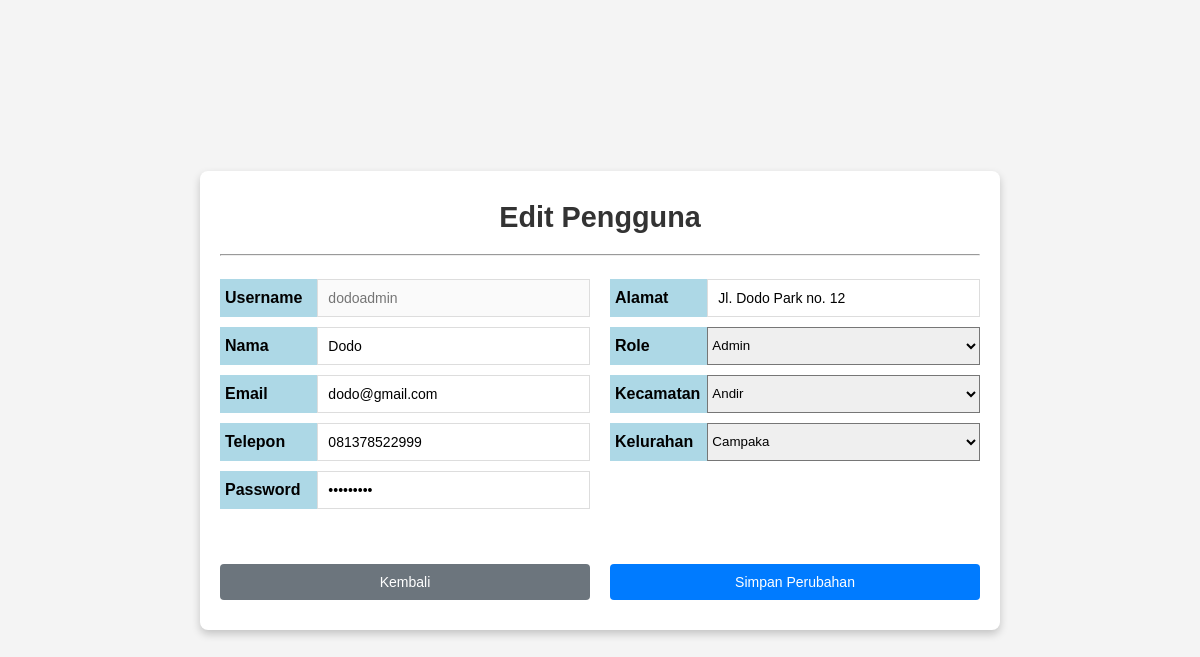
Page /edit_pengguna?id=1 (signed in) on the committed database.
### tables this page shows
CREATE TABLE Pengguna (id INTEGER PRIMARY KEY NOT NULL, nama TEXT, email TEXT, username TEXT UNIQUE, password TEXT, role TEXT NOT NULL, telepon TEXT, alamat TEXT, id_kelurahan INTEGER REFERENCES Kelurahan (id));

### main.py (the view, shortened to what this page needs)
@app.route('/edit_pengguna', methods=['GET', 'POST'])
def edit_pengguna():
    id_user = request.args.get('id')
    if(request.method == 'GET'):
        print(id)
        conn = get_db_connection()
        cursor = conn.cursor()
        cursor.execute("SELECT * FROM Pengguna WHERE id=?",(id_user,))
        data_pengguna = cursor.fetchone()
        cursor.execute("SELECT * FROM Kecamatan")
        kecamatan_data = cursor.fetchall()
        data_kelurahan = []
        cursor.execute("select kecamatan.id as id_camat, kelurahan.id as id_lurah from kecamatan join kelurahan on kecamatan.id = kelurahan.id_kecamatan where id_lurah = ?" , (data_pengguna[8],))
        kecamatan_ids = cursor.fetchone()
        conn.close()
        if kecamatan_ids:
            conn = get_db_connection()
            cursor = conn.cursor()
            cursor.execute("SELECT * FROM Kelurahan WHERE id_kecamatan=?", (kecamatan_ids[0],))
            data_kelurahan = cursor.fetchall()
        print(data_pengguna[0])
        return render_template('admin/edit-pengguna.html', data = data_pengguna, kecamatan=kecamatan_data, kelurahan=data_kelurahan, kecamatan_id=kecamatan_ids)

### main.py (called while the page is built)
def get_db_connection():
    conn = sqlite3.connect('database/database.db')
    conn.row_factory = sqlite3.Row
    return conn

@app.before_request
def require_login():
    allowed_routes = ['login', 'register', 'static']
    if 'nama' not in session and request.endpoint not in allowed_routes:
        return redirect(url_for('login'))

### templates/admin/edit-pengguna.html (shortened to what this page needs)
<!DOCTYPE html>
<html lang="en">
  <head>
      <link rel="stylesheet" href="{{ url_for('static', filename='css/admin/style-edit-pengguna.css') }}">
  </head>
  <body>
      <div class="container">
          <h1>Edit Pengguna</h1>
          <hr><br>
          <form id="penggunaForm" method="post">
            <div class="data" id="kiri">
              <label for="username">Username</label>
              <input disabled type="text" id="username" name="username" placeholder="{{ data.username }}"
                     required>
              <label for="nama">Nama</label>
              <input type="text" id="nama" name="nama" placeholder="Masukkan nama"
                    value="{{ data.nama }}" required>
              <label for="email">Email</label>
              <input type="email" id="email" name="email" placeholder="Masukkan email"
                    value="{{ data.email }}" required>
              <label for="telepon">Telepon</label>
              <input type="number" id="telepon" name="telepon" placeholder="Masukkan nomor telepon"
                    value="{{ data.telepon }}" required>
              <label for="password">Password</label>
              <input type="password" id="password" name="password" placeholder="Masukkan password"
                    value="{{ data.password }}" required>
            </div>
            <div class="data" id="kanan">
              <label for="alamat">Alamat</label>
              <input type="text" id="alamat" name="alamat" placeholder="Masukkan alamat"
                    value="{{ data.alamat }}" required>
              <label for="role">Role</label>
                <select name="role" id="role" required>
                    <option value="admin" {% if data.role == "admin" %}selected{% endif %}>
                        Admin
                    </option>
                </select>
              <label for="kecamatan">Kecamatan</label>
              <select name="kecamatan" id="kecamatan" placeholder="Masukkan kecamatan" required>
                {% for item in kecamatan %}
                <option value="{{ item.id }}" {% if item.id == kecamatan_id.id_camat %}selected{% endif %}>
                  {{ item.nama }}
                </option>
                {% endfor %}
              </select>
              <label for="kelurahan">Kelurahan</label>
              <select name="kelurahan" id="kelurahan" placeholder="Masukkan kelurahan" required>
                {% for item in kelurahan %}
                <option value="{{item.id}}" {% if item.id == kecamatan_id.id_lurah|int %}selected{% endif %}>{{item.nama}}</option>
                {% endfor %}
              </select>
            </div>
              <button type="button" onclick="window.history.back()">Kembali</button>
              <button type="submit">Simpan Perubahan</button>
            </div>
  </body>
</html>

### static/css/admin/style-edit-pengguna.css (style rules this page uses)
* { margin: 0; padding: 0; box-sizing: border-box; }
body { font-family: Arial, sans-serif; display: flex; justify-content: center; align-items: center; height: 100vh; background: #f4f4f4; }
.container { grid-template-rows: 1fr 2fr 1fr; background: white; padding: 30px 20px; border-radius: 8px; box-shadow: 0 4px 8px rgba(0, 0, 0, 0.2); width: 800px; text-align: center; }
h1 { margin-bottom: 20px; font-size: 1.8em; color: #333; }
form { display: grid; grid-template-columns: 1fr 1fr; grid-template-areas: "kiri kanan" "kembali simpan"; gap: 20px; }
#kiri { display: grid; grid-area: kiri; align-items: center; justify-content: center; }
.data { grid-template-columns: 1fr 2.8fr; grid-template-rows: 1fr 1fr 1fr 1fr 1fr; grid-template-areas: "label input"; }
#kanan { display: grid; grid-area: kanan; align-items: center; }
label { font-weight: bold; text-align: left; display: flex; align-items: center; background-color: lightblue; height: 38px; padding-left: 5px; }
input { padding: 10px; margin-top: 5px; margin-bottom: 5px; border: 1px solid #ddd; width: 100%; font-size: 14px; display: flex; text-align: left; }
button { padding: 10px 20px; margin-top: 30px; border: none; border-radius: 4px; cursor: pointer; font-size: 14px; }
button[type="button"] { grid-area: kembali; background: #6c757d; color: white; }
button[type="submit"] { grid-area: simpan; background: #007BFF; color: white; }
select { height: 38px; border-radius: 0px; }

### rows in the picture
Pengguna: username "dodoadmin", nama "Dodo", email "dodo@gmail.com", telepon "081378522999", alamat "Jl. Dodo Park no. 12", role "Admin"

### other values in the picture
form field kecamatan "Andir"
form field kelurahan "Campaka"
